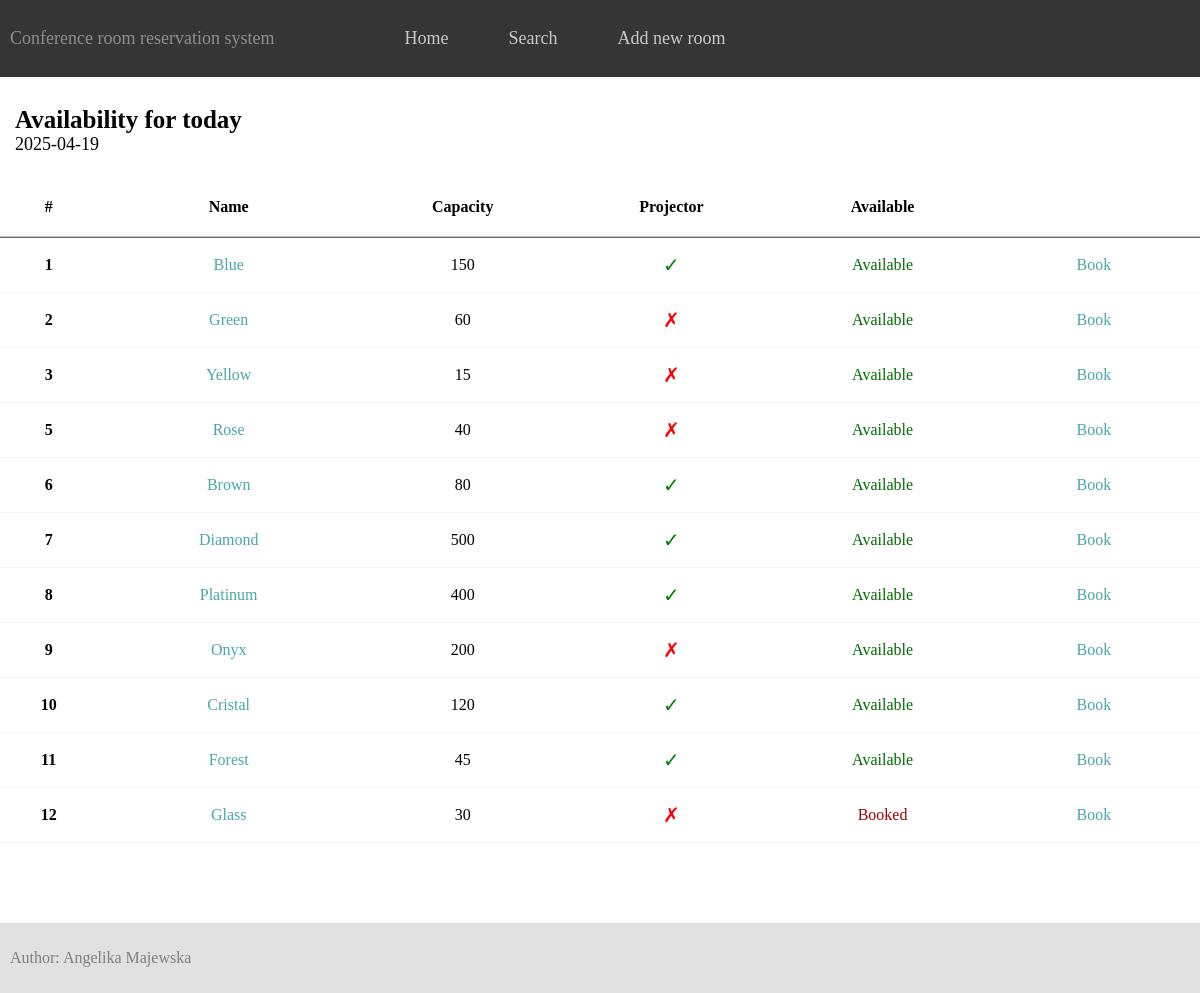
The page / on the database its author committed.
### confroom_app/models.py (models this page shows, shortened)
class Room(models.Model):
    name = models.CharField(max_length=255)
    capacity = models.IntegerField()
    has_projector = models.BooleanField(default=False)

### confroom_app/views.py (the view)
# urls.py: path("", Homepage.as_view(), name="home"),
class Homepage(View):
    def get(self, request):
        today = (datetime.today().date()).strftime("%Y-%m-%d")
        all_rooms = Room.objects.annotate(
            is_booked=Exists(
                Booking.objects.filter(room=OuterRef('pk'), date=today)
            )
        )
        return render(request, 'confroom_app/homepage.html', {'all_rooms': all_rooms, 'today': today})

### confroom_app/templates/confroom_app/homepage.html (shortened to what this page needs)
{% extends 'confroom_app/base.html' %}
{% block content %}
<div class="available-rooms-header">
    <h2>Availability for today</h2>
    <p>{{today}}</p>
</div>
    {% if all_rooms is not none %}
        <table class="all-rooms-table">
            <thead>
                <tr>
                    <th>#</th>
                    <th>Name</th>
                    <th>Capacity</th>
                    <th>Projector</th>
                    <th>Available</th>
                    <th></th>
                </tr>
            </thead>
            <tbody>
                {% for room in all_rooms %}
                    <tr>
                        <td style="font-weight: bold;">{{room.id}}</td>
                        <td class="all-rooms-table-options"><a href="{% url 'show-room' room.id %}">{{room.name}}</a></td>
                        <td>{{room.capacity}}</td>
                        {% if room.has_projector %} <td style="color: green;font-size: 20px;">&#x2713;</td>
                            {% else %}<td style="color:red; font-size: 20px"> &#x2717;</td>{% endif %}
                        {% if room.is_booked %}
                            <td style="color:#9c0202">Booked </td>
                        {% else %}
                            <td style="color:#006c00;">Available</td>
                        {% endif %}
                        <td class="all-rooms-table-options">
                            <a href="{% url 'book-room' room.id %}">Book</a>
                        </td>
                    </tr>
                {% endfor %}
            </tbody>
        </table>
    {% else %}
          <p>No conference rooms available</p>
    {% endif %}
{% endblock %}

### confroom_app/templates/confroom_app/base.html (shortened to what this page needs)
{% load static %}
<!DOCTYPE html>
<html lang="en">
<head>
    <link rel="stylesheet" href="{% static 'styles.css' %}">
</head>
<body>
    <navbar class="navbar">
        <p>Conference room reservation system</p>
        <ul>
            <li><a href="{% url 'home' %}" class="nav-link">Home</a></li>
            <li><a href="{% url 'search-rooms' %}" class="nav-link">Search</a> </li>
            <li><a href="{% url 'add-room' %}" class="nav-link">Add new room</a></li>
        </ul>
    </navbar>
    <div class="main-container">
        {% block content %}
        {% endblock %}
    </div>
    <footer>
      <p>Author: Angelika Majewska</p>
    </footer>
</body>
</html>

### confroom_app/static/styles.css (style rules this page uses)
body { width: 100%; margin:0 0 0 0; padding-bottom: 150px; }
footer { background-color: #e1e1e1; padding: 10px 10px; text-align: center; position: fixed; bottom: 0; width: 100%; z-index: 1000; display: flex; flex-direction: row; color: #807e7e; }
.navbar { background-color: #353535; padding: 10px 10px; text-align: center; position: fixed; top: 0; width: 100%; z-index: 1000; display: flex; flex-direction: row; align-items: center; }
.navbar p { color: #918d8d; margin-right: 100px; font-size: 18px; }
.navbar ul { list-style-type: none; margin: 0; padding: 0; display: flex; justify-content: center; }
.navbar ul li { margin: 0 10px; }
.navbar ul li a { display: inline-block; padding: 12px 20px; color: #c8c8c8; font-size: 18px; text-decoration: none; border-radius: 5px; transition: background-color 0.3s ease; }
.main-container { margin: auto; margin-top: 80px; }
h2 { font-size: 25px; }
.all-rooms-table { border-collapse: collapse; width: 100%; text-align: center; }
.all-rooms-table thead { border-bottom: #c3c2c2; border-bottom-width: 2px; border-bottom-style: ridge; }
.all-rooms-table th { text-align: center; padding:20px; }
.all-rooms-table tbody tr { border-bottom: #f4f4f4; border-bottom-width: 1px; border-bottom-style: solid; }
.all-rooms-table td { padding:15px; }
.all-rooms-table a { text-align: left; padding:20px; }
.all-rooms-table-options a { text-decoration: none; color: #4ba6aa; }
.available-rooms-header { padding: 5px; margin-left: 10px; }
.available-rooms-header h2 { margin-bottom:0; padding-bottom: 0; }
.available-rooms-header p { margin-top:0; padding-top: 0; font-size: 18px; }

### rows shown on the page
Room: id "1", name "Blue", capacity "150", shows "Available"
Room: id "2", name "Green", capacity "60", shows "Available"
Room: id "3", name "Yellow", capacity "15", shows "Available"
Room: id "5", name "Rose", capacity "40", shows "Available"
Room: id "6", name "Brown", capacity "80", shows "Available"
Room: id "7", name "Diamond", capacity "500", shows "Available"
Room: id "8", name "Platinum", capacity "400", shows "Available"
Room: id "9", name "Onyx", capacity "200", shows "Available"
Room: id "10", name "Cristal", capacity "120", shows "Available"
Room: id "11", name "Forest", capacity "45", shows "Available"
Room: id "12", name "Glass", capacity "30", shows "Booked"
